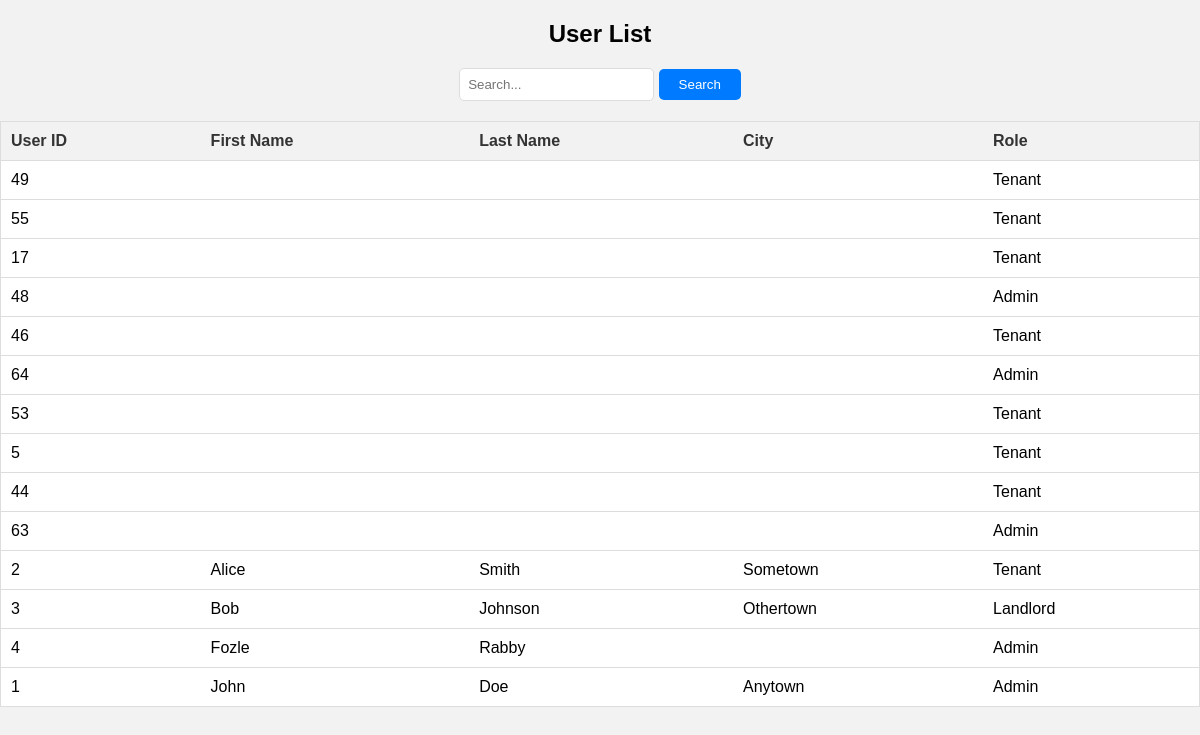
The page /views/user_list.php?sort=first_name&order=ASC on the database its author committed.
### tables this page shows
CREATE TABLE `user` (
  `user_id` int(11) NOT NULL,
  `first_name` varchar(255) DEFAULT NULL,
  `last_name` varchar(255) DEFAULT NULL,
  `profile_photo` varchar(255) DEFAULT NULL,
  `email` varchar(255) NOT NULL,
  `phone_number1` varchar(20) DEFAULT NULL,
  `phone_number2` varchar(20) DEFAULT NULL,
  `date_of_birth` date DEFAULT NULL,
  `password` varchar(255) DEFAULT NULL,
  `nid` varchar(20) DEFAULT NULL,
  `date_of_registration` date DEFAULT NULL,
  `address` varchar(255) DEFAULT NULL,
  `city` varchar(100) DEFAULT NULL,
  `region` varchar(100) DEFAULT NULL,
  `location_co_ordinate` varchar(255) DEFAULT NULL,
  `occupation` varchar(255) DEFAULT NULL,
  `role` int(11) DEFAULT NULL
);

CREATE TABLE `role` (
  `role_id` int(11) NOT NULL,
  `role_name` varchar(255) DEFAULT NULL
);

### views/user_list.php (the view, shortened to what this page needs)
<?php
require_once "../config/dbconfig.php";
$sortColumn = isset($_GET['sort']) ? $_GET['sort'] : 'user_id';
$sortOrder = isset($_GET['order']) ? $_GET['order'] : 'ASC';
$validColumns = array('user_id', 'first_name', 'last_name', 'city', 'role_name');
$sortColumn = in_array($sortColumn, $validColumns) ? $sortColumn : 'user_id';
$searchQuery = "";
if(isset($_GET['search'])) {
    $searchQuery = $conn->real_escape_string($_GET['search']);
    $searchParams = array("%$searchQuery%", "%$searchQuery%", "%$searchQuery%", "%$searchQuery%");
    $sql = "SELECT user_id, first_name, last_name, city, role_name
            FROM user join role on user.role = role.role_id
            WHERE first_name LIKE ? OR last_name LIKE ? OR city LIKE ? OR role_name LIKE ?
            ORDER BY $sortColumn $sortOrder";
    $stmt = $conn->prepare($sql);
    $stmt->bind_param("ssss", $searchParams[0], $searchParams[1], $searchParams[2], $searchParams[3]);
} else {
    $sql = "SELECT user_id, first_name, last_name, city, role_name
            FROM  user join role on user.role = role.role_id
            ORDER BY $sortColumn $sortOrder";
    $stmt = $conn->prepare($sql);
}
$stmt->execute();
$result = $stmt->get_result();
?>
<!DOCTYPE html>
<html lang="en">
<head>
</head>
<body>
<h2>User List</h2>
<form method="GET" style="text-align: center;">
    <input type="text" name="search" placeholder="Search..." value="<?php echo htmlspecialchars($searchQuery); ?>">
    <button type="submit">Search</button>
</form>
<table>
    <tr>
        <th><a href="?sort=user_id&order=<?php echo $sortColumn == 'user_id' && $sortOrder == 'ASC' ? 'DESC' : 'ASC'; ?>">User ID</a></th>
        <th><a href="?sort=first_name&order=<?php echo $sortColumn == 'first_name' && $sortOrder == 'ASC' ? 'DESC' : 'ASC'; ?>">First Name</a></th>
        <th><a href="?sort=last_name&order=<?php echo $sortColumn == 'last_name' && $sortOrder == 'ASC' ? 'DESC' : 'ASC'; ?>">Last Name</a></th>
        <th><a href="?sort=city&order=<?php echo $sortColumn == 'city' && $sortOrder == 'ASC' ? 'DESC' : 'ASC'; ?>">City</a></th>
        <th><a href="?sort=role_name&order=<?php echo $sortColumn == 'role_name' && $sortOrder == 'ASC' ? 'DESC' : 'ASC'; ?>">Role</a></th>
    </tr>
    <?php
    while ($row = $result->fetch_assoc()) {
        echo "<tr class='clickable' onclick='submitForm(\"user_details.php\", {$row["user_id"]});'>";
        echo "<td>" . $row["user_id"] . "</td>";
        echo "<td>" . $row["first_name"] . "</td>";
        echo "<td>" . $row["last_name"] . "</td>";
        echo "<td>" . $row["city"] . "</td>";
        echo "<td>" . $row["role_name"] . "</td>";
        echo "</tr>";
    }
    ?>
</table>
</body>
</html>

### views/user_list.php (style rules this page uses)
body { font-family: Arial, sans-serif; margin: 0; padding: 0; background-color: #f2f2f2; }
h2 { text-align: center; margin-top: 20px; margin-bottom: 20px; }
table { width: 100%; border-collapse: collapse; margin: 20px auto; background-color: #fff; border: 1px solid #ddd; }
th, td { padding: 10px; text-align: left; border-bottom: 1px solid #ddd; }
th { background-color: #f2f2f2; cursor: pointer; }
th a { text-decoration: none; color: #333; }
input[type="text"] { padding: 8px; border: 1px solid #ddd; border-radius: 5px; }
button[type="submit"] { padding: 8px 20px; background-color: #007bff; color: #fff; border: none; border-radius: 5px; cursor: pointer; }
tr.clickable { cursor: pointer; }

### rows shown on the page
user: user_id "49", role.role_name "Tenant"
user: user_id "55", role.role_name "Tenant"
user: user_id "17", role.role_name "Tenant"
user: user_id "48", role.role_name "Admin"
user: user_id "46", role.role_name "Tenant"
user: user_id "64", role.role_name "Admin"
user: user_id "53", role.role_name "Tenant"
user: user_id "5", role.role_name "Tenant"
user: user_id "44", role.role_name "Tenant"
user: user_id "63", role.role_name "Admin"
user: user_id "2", first_name "Alice", last_name "Smith", city "Sometown", role.role_name "Tenant"
user: user_id "3", first_name "Bob", last_name "Johnson", city "Othertown", role.role_name "Landlord"
user: user_id "4", first_name "Fozle", last_name "Rabby", role.role_name "Admin"
user: user_id "1", first_name "John", last_name "Doe", city "Anytown", role.role_name "Admin"
